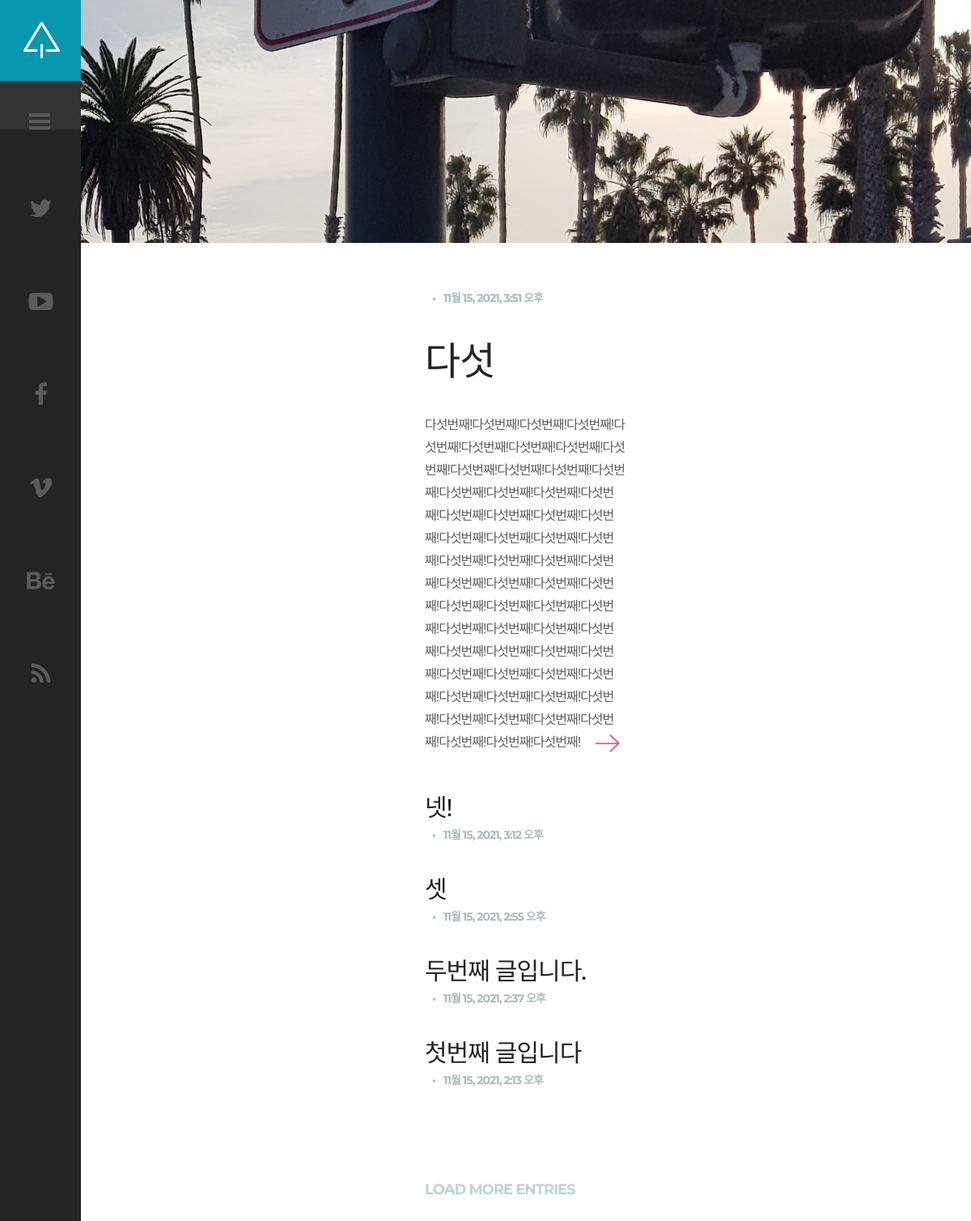
Screenshot of /blog/ with the database file from the repository.
### blog/models.py (models this page shows, shortened)
class Post(models.Model):
    title = models.CharField(max_length=200)
    title_image = models.ImageField(blank=True)
    content = models.TextField()
    createDate = models.DateTimeField(auto_now_add=True)
    updateDate = models.DateTimeField(auto_now_add=True)
    category = models.ManyToManyField(Category, help_text="글의 분류를 설정하세요.")
    def get_absolute_url(self):
        return reverse("post", args=[str(self.id)])
    def is_content_more300(self):
        return len(self.content) > 300
    def get_content_under300(self):
        return self.content[:300]

### blog/views.py (the view)
# urls.py: path("", views.index, name="index"),
def index(req):
    post_latest = Post.objects.order_by("-createDate")[:6]
    context = {
        "post_latest": post_latest
    }
    return render(req, "index.html", context=context)

### blog/templates/index.html (shortened to what this page needs)
{% extends "base_generic.html" %}
{% block content %}
{% load static %}
    <div id="content" class="site-content">
        <div id="blog-wrapper">
            <div class="blog-holder center-relative">
                {% for post in post_latest %}
                    {% if forloop.first %}
                        <article id="post-1" class="blog-item-holder featured-post">
                            <div class="entry-content relative">
                                <div class="content-1170 center-relative">
                                    <div class="cat-links">
                                        <ul>
                                        </ul>
                                    </div>
                                    <div class="entry-date published">{{ post.createDate }}</div>
                                    <h2 class="entry-title">
                                        <a href="{{ post.get_absolute_url }}">{{ post.title }}</a>
                                    </h2>
                                    <div class="excerpt">
                                        {% if post.is_content_more300 %}
                                            {{ post.get_content_under300}}
                                        {% else %}
                                            {{ post.content }}
                                        {% endif %}
                                        <a class="read-more"
                                            href="{{ post.get_absolute_url }}"></a>
                                    </div>
                                </div>
                            </div>
                        </article>
                    {% else %}
                        <article id="post-{{ forloop.contenter }}" class="blog-item-holder">
                            <div class="entry-content relative">
                                <div class="content-1170 center-relative">
                                    <h2 class="entry-title">
                                        <a href="{{ post.get_absolute_url }}">{{ post.title }}</a>
                                    </h2>
                                    <div class="cat-links">
                                        <ul>
                                        </ul>
                                    </div>
                                    <div class="entry-date published">{{ post.createDate }}</div>
                                </div>
                            </div>
                        </article>
                    {% endif %}
                {% endfor %}
                </div>
                <div class="block load-more-holder">LOAD MORE ENTRIES</div>
            </div>
            <div class="featured-image-holder">
                <div class="featured-post-image" style="background-image: url({% static 'demo-images/featured-image.jpg' %})"></div>
            </div>
        </div>
{% endblock %}

### blog/templates/base_generic.html (shortened to what this page needs)
<!DOCTYPE HTML>
<html lang="en-US">
    <head>
        {% load static %}
        <link rel="stylesheet" href="https://stackpath.bootstrapcdn.com/bootstrap/4.3.1/css/bootstrap.min.css">
        <link rel="stylesheet" type="text/css"  href='{% static "css/clear.css" %}' />
        <link rel="stylesheet" type="text/css"  href='{% static "css/common.css" %}' />
        <link rel="stylesheet" type="text/css"  href='{% static "css/font-awesome.min.css" %}' />
        <link rel="stylesheet" type="text/css"  href='{% static "css/carouFredSel.css" %}' />
        <link rel="stylesheet" type="text/css"  href='{% static "css/sm-clean.css" %}' />
        <link rel="stylesheet" type="text/css"  href='{% static "css/style.css" %}' />
    </head>
    <body class="home blog">
        <div id="sidebar" class="sidebar">
            <div class="menu-right-part">
                <div class="logo-holder">
                    <a href="{% url 'index' %}">
                        <img src="{% static 'images/logo.png' %}" alt="Suppablog WP">
                    </a>
                </div>
                <div class="toggle-holder">
                    <div id="toggle">
                        <div class="menu-line"></div>
                    </div>
                </div>
                <div class="social-holder">
                    <div class="social-list">
                        <a href="#"><i class="fa fa-twitter"></i></a>
                        <a href="#"><i class="fa fa-youtube-play"></i></a>
                        <a href="#"><i class="fa fa-facebook"></i></a>
                        <a href="#"><i class="fa fa-vimeo"></i></a>
                        <a href="#"><i class="fa fa-behance"></i></a>
                        <a href="#"><i class="fa fa-rss"></i></a>
                    </div>
                </div>
            </div>
        </div>
        {% block content %}
        {% endblock %}
    </body>
</html>

### static/css/clear.css (style rules this page uses)
html, body, div, span, object, iframe, h1, h2, h3, h4, h5, h6, p, blockquote, pre, abbr, address, cite, code, del, dfn, em, img, ins, kbd, q, samp, small, strong, sub, sup, var, b, i, ol, ul, li, fieldset, form, label, legend, table, caption, tbody, tfoot, thead, tr, th, td, article, aside, canvas, details, figcaption, figure, footer, header, hgroup, menu, nav, section, summary, time, mark, audio, video { margin:0; padding:0; border:0; outline: none; font-size:100%; vertical-align:baseline; background:transparent; }
body { line-height:1; }
article,aside,details,figcaption,figure, footer,header,hgroup,menu,nav,section { display:block; }
nav ul,ul,ol { list-style:none; }
a { margin:0; padding:0; font-size:100%; outline: none; vertical-align:baseline; background:transparent; }

### static/css/common.css (style rules this page uses)
.block { display: block; }
.center-relative { margin-left: auto; margin-right: auto; }
.relative { position: relative; }
h1,h2,h3,h4,h5,h6 { padding: 20px 0; }
h2 { font-size: 34px; line-height: 34px; }

### rows the page displays
Post: createDate "11월 15, 2021, 3:51 오후", title "다섯", get_content_under300 "다섯번째!다섯번째!다섯번째!다섯번째!다섯번째!다섯번째!다섯번째!다섯번째!다섯번째!다섯번째!다섯번째!다섯번째!다섯번째!다섯번째!다섯번째!다섯번째!다섯번째!다섯번째!다섯번째!다섯번째!다섯번째!다섯번째!다섯번째!다섯번째!다섯번째!다섯번째!다섯번째!다섯번째!다섯번째!다섯번째!다섯번째!다섯번째!다섯번째!다섯번째!다섯번째!다섯번째!다섯번째!다섯번째!다섯번째!다섯번째!다섯번째!다섯번째!다섯번째!다섯번째!다섯번째!다섯번째!다섯번째!다섯번째!다섯번째!다섯번째!다섯번째!다섯번째!다섯번째!다섯번째!다섯번째!다섯번째!다섯번째!다섯번째!다섯번째!다섯번째!"
Post: title "넷!", createDate "11월 15, 2021, 3:12 오후"
Post: title "셋", createDate "11월 15, 2021, 2:55 오후"
Post: title "두번째 글입니다.", createDate "11월 15, 2021, 2:37 오후"
Post: title "첫번째 글입니다", createDate "11월 15, 2021, 2:13 오후"
